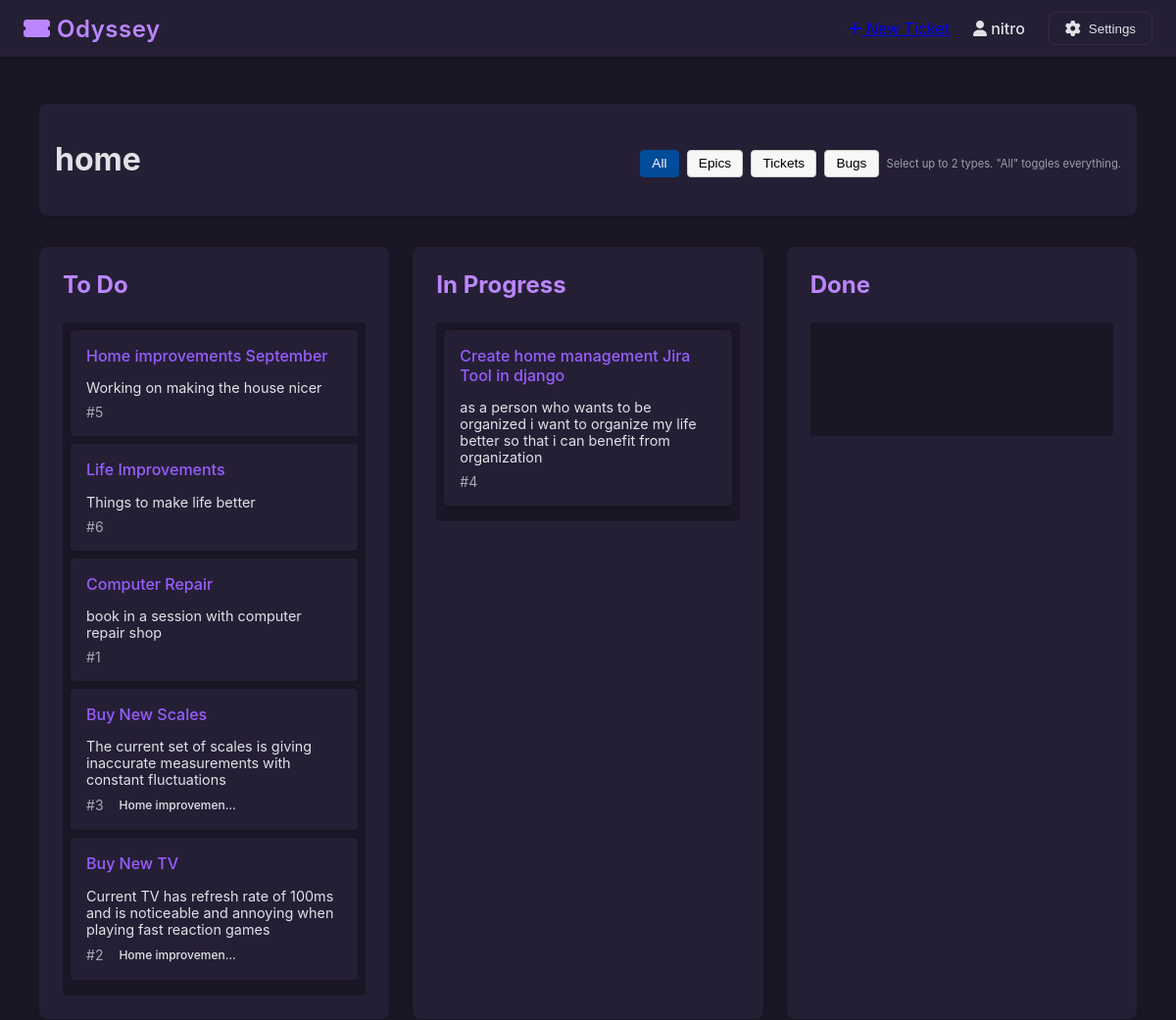
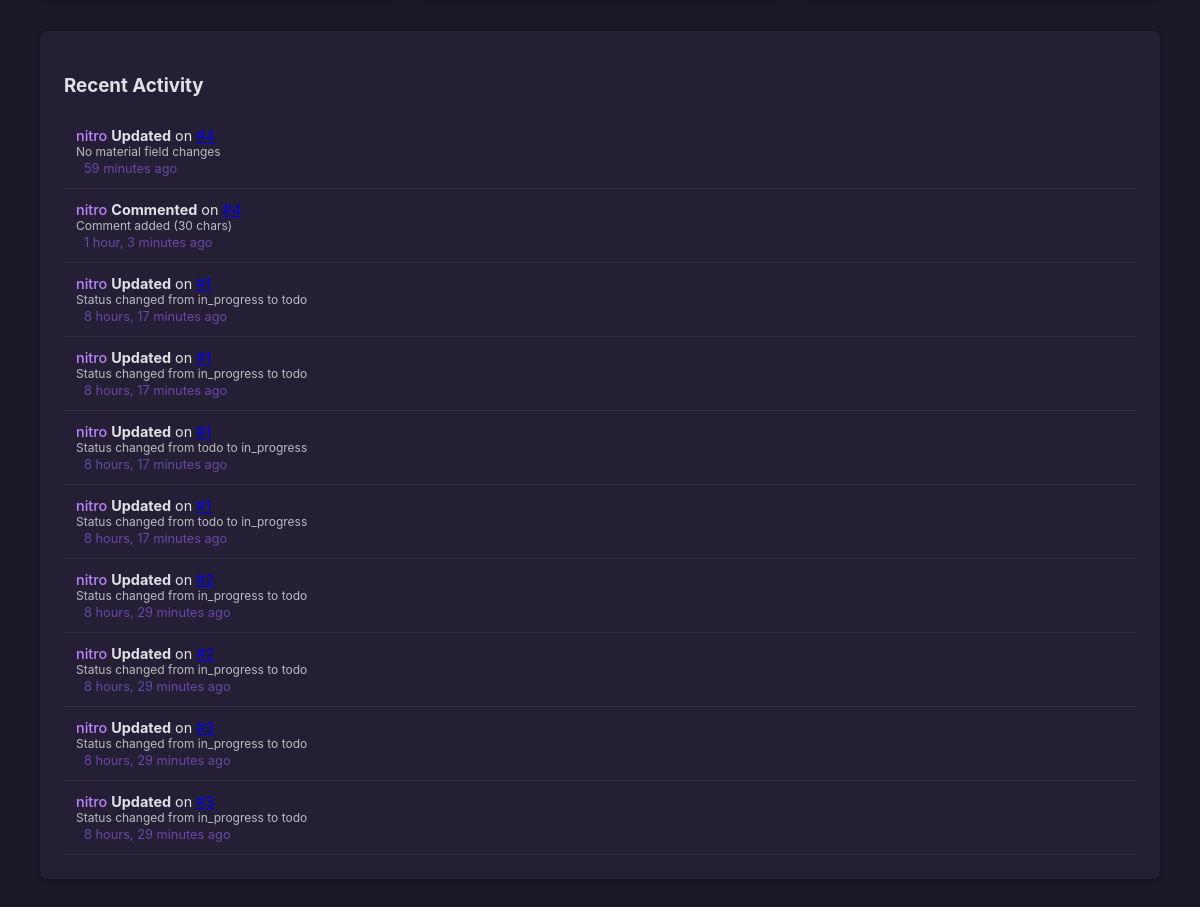
/board/1/ (signed in), run on the app's committed database (2 pictures, top to bottom).
### tickets/models.py (models this page shows, shortened)
class Board(models.Model):
	name = models.CharField(max_length=100)
	description = models.TextField(blank=True)
	created_at = models.DateTimeField(auto_now_add=True)

class Ticket(models.Model):
	STATUS_CHOICES = [
		('todo', 'To Do'),
		('in_progress', 'In Progress'),
		('done', 'Done'),
	]
	PRIORITY_CHOICES = [
		('low', 'Low'),
		('medium', 'Medium'),
		('high', 'High'),
	]
	TICKET_TYPE_CHOICES = [
		('epic', 'Epic'),
		('ticket', 'Ticket'),
		('bug', 'Bug'),
	]
	title = models.CharField(max_length=200)
	description = models.TextField(blank=True)
	status = models.CharField(max_length=20, choices=STATUS_CHOICES, default='todo')
	priority = models.CharField(max_length=10, choices=PRIORITY_CHOICES, default='medium')
	ticket_type = models.CharField(max_length=10, choices=TICKET_TYPE_CHOICES, default='ticket', db_index=True, help_text='Categorizes this ticket in the hierarchy.')
	sort_order = models.IntegerField(default=0, db_index=True)
	importance = models.IntegerField(default=1, help_text='1 (lowest) … 10 (highest). Multiplies with urgency for derived priority score.')
	urgency = models.IntegerField(default=1, help_text='1 (lowest) … 10 (highest). Multiplies with importance for derived priority score.')
	parent = models.ForeignKey('self', null=True, blank=True, related_name='children', on_delete=models.CASCADE, help_text='Parent ticket in hierarchy (Epic for tickets, Ticket for bugs).')
	related_tickets = models.ManyToManyField('self', blank=True, symmetrical=False, related_name='related_from', help_text='Non-hierarchical linked tickets.')
	board = models.ForeignKey(Board, related_name='tickets', on_delete=models.CASCADE)
	created_at = models.DateTimeField(auto_now_add=True)
	updated_at = models.DateTimeField(auto_now=True)
	assignee = models.ForeignKey('auth.User', null=True, blank=True, on_delete=models.SET_NULL)
	updated_by = models.ForeignKey('auth.User', null=True, blank=True, on_delete=models.SET_NULL, related_name='updated_tickets')

class TicketActivity(models.Model):
	ticket = models.ForeignKey('Ticket', on_delete=models.CASCADE, related_name='activities')
	user = models.ForeignKey('auth.User', null=True, on_delete=models.SET_NULL)
	activity_type = models.CharField(max_length=100)
	description = models.TextField(blank=True)
	timestamp = models.DateTimeField(auto_now_add=True)

### tickets/views.py (the view)
# urls.py: path('board/<int:board_id>/', views.board_view, name='board-view'),
@login_required
def board_view(request, board_id):
    board = get_object_or_404(Board, id=board_id)
    tickets = Ticket.objects.filter(board=board).order_by('sort_order')
    user_theme = None
    if hasattr(request.user, 'usertheme_set'):
        user_theme = request.user.usertheme_set.filter(is_public=True).order_by('-updated_at').first()
    grouped = {
        'tickets': tickets,
        'by_status': {
            'todo': tickets.filter(status='todo'),
            'in_progress': tickets.filter(status='in_progress'),
            'done': tickets.filter(status='done'),
        },
        'by_type': {
            'epic': tickets.filter(ticket_type='epic'),
            'ticket': tickets.filter(ticket_type='ticket'),
            'bug': tickets.filter(ticket_type='bug'),
        }
    }
    recent_activity = TicketActivity.objects.filter(ticket__board=board).select_related('ticket', 'user').order_by('-timestamp')[:10]
    return render(request, 'tickets/board.html', {
        'board': board,
        'grouped': grouped,
        'recent_activity': recent_activity,
        'user_theme': user_theme
    })

### tickets/templates/tickets/board.html (shortened to what this page needs)
{% extends 'tickets/base.html' %}
{% load static %}
{% block extra_css %}
<link rel="stylesheet" href="{% static 'tickets/css/board.css' %}">
{% endblock %}
{% block content %}
<div class="board-container">
    <div class="board-header">
        <h1>{{ board.name }}</h1>
        <div class="ticket-type-filters">
            <button type="button" class="filter-btn active" data-filter="all">All</button>
            <button type="button" class="filter-btn" data-filter="epic">Epics</button>
            <button type="button" class="filter-btn" data-filter="ticket">Tickets</button>
            <button type="button" class="filter-btn" data-filter="bug">Bugs</button>
            <small class="filter-hint">Select up to 2 types. "All" toggles everything.</small>
        </div>
    </div>
    <div class="board-columns">
        <div class="board-column" data-status="todo">
            <h2>To Do</h2>
            <div class="ticket-list" ondrop="handleDrop(event)" ondragover="handleDragOver(event)" ondragleave="handleDragLeave(event)">
                {% for ticket in grouped.by_status.todo %}
                    {% include 'tickets/ticket_card.html' %}
                {% endfor %}
            </div>
        </div>
        <div class="board-column" data-status="in_progress">
            <h2>In Progress</h2>
            <div class="ticket-list" ondrop="handleDrop(event)" ondragover="handleDragOver(event)" ondragleave="handleDragLeave(event)">
                {% for ticket in grouped.by_status.in_progress %}
                    {% include 'tickets/ticket_card.html' %}
                {% endfor %}
            </div>
        </div>
        <div class="board-column" data-status="done">
            <h2>Done</h2>
            <div class="ticket-list" ondrop="handleDrop(event)" ondragover="handleDragOver(event)" ondragleave="handleDragLeave(event)">
            </div>
        </div>
    </div>
    <div class="activity-panel">
        <h3>Recent Activity</h3>
        <div class="activity-list">
            {% for activity in recent_activity %}
            <div class="activity-item">
                <span class="activity-user">{{ activity.user.username|default:'(system)' }}</span>
                <strong>{{ activity.activity_type|title }}</strong>
                on <a href="{% url 'tickets:ticket-edit' activity.ticket.id %}">#{{ activity.ticket.id }}</a>
                <div class="activity-desc" style="font-size:.75rem; opacity:.8;">{{ activity.description|default:'(no details)' }}</div>
                <span class="activity-time">{{ activity.timestamp|timesince }} ago</span>
            </div>
            {% empty %}
            <div class="activity-item" style="opacity:.6;">No recent activity.</div>
            {% endfor %}
        </div>
    </div>
</div>
{% endblock %}

### tickets/templates/tickets/base.html (shortened to what this page needs)
<!DOCTYPE html>
<html>
<head>
    {% load static %}
    <link rel="stylesheet" href="https://cdnjs.cloudflare.com/ajax/libs/font-awesome/6.0.0/css/all.min.css">
    <link rel="stylesheet" href="{% static 'tickets/css/base.css' %}">
    {% block extra_css %}{% endblock %}
</head>
<body>
    <nav class="main-nav">
        <div class="nav-content">
            <a href="{% url 'home' %}" class="nav-brand">
                <i class="fas fa-ticket-alt"></i>
                Odyssey
            </a>
            <div class="nav-links">
                {% if board %}
                <a href="{% url 'tickets:ticket_new' board.id %}" class="nav-action btn-small new-ticket-nav">
                    <i class="fas fa-plus"></i>
                </a>
                {% endif %}
                {% if user.is_authenticated %}
                    <span class="user-name">
                        <i class="fas fa-user"></i>
                        {{ user.username }}
                    </span>
                    <div class="settings-dropdown">
                        <button class="settings-btn">
                            <i class="fas fa-cog"></i>
                            Settings
                        </button>
                    </div>
                {% else %}
                    <a href="{% url 'admin:login' %}" class="login-btn">
                        <i class="fas fa-sign-in-alt"></i>
                        Login
                    </a>
                {% endif %}
            </div>
        </div>
    </nav>
    <main class="content">
        {% block content %}{% endblock %}
    </main>
</body>
</html>

### tickets/templates/tickets/ticket_card.html
{% load static %}
<div class="ticket"
    draggable="true"
    ondragstart="handleDragStart(event)"
    id="ticket-{{ ticket.id }}"
    data-ticket-id="{{ ticket.id }}"
    data-ticket-type="{{ ticket.ticket_type }}"
    data-priority="{{ ticket.priority|default:1000 }}">
    <div class="ticket-header">
        <a href="{% url 'tickets:ticket-edit' ticket.id %}" class="ticket-title" draggable="false">{{ ticket.title }}</a>
    </div>
    <p class="ticket-desc">{{ ticket.description }}</p>
    <div class="ticket-meta">
        <span class="ticket-id" draggable="false">#{{ ticket.id }}</span>
        {% if ticket.ticket_type != 'epic' and ticket.parent %}
        <span class="ticket-parent-badge" draggable="false">
            {{ ticket.parent.title }}
        </span>
        {% endif %}
    </div>
</div>

### tickets/static/tickets/css/base.css (style rules this page uses)
body { margin: 0; font-family: -apple-system, BlinkMacSystemFont, 'Segoe UI', Roboto, 'Helvetica Neue', Arial, sans-serif; background-color: var(--background-color); color: var(--text-color); min-height: 100vh; }
.main-nav { background-color: var(--surface-color); box-shadow: 0 2px 4px rgba(0, 0, 0, 0.2); padding: 0.75rem 1.5rem; position: sticky; top: 0; z-index: 1000; }
.nav-content { max-width: 1200px; margin: 0 auto; display: flex; justify-content: space-between; align-items: center; }
.nav-brand { color: var(--primary-color); text-decoration: none; font-size: 1.5rem; font-weight: 600; letter-spacing: 0.5px; transition: color 0.2s ease; }
.nav-links { display: flex; align-items: center; gap: 1.5rem; }
.settings-dropdown { position: relative; }
.settings-btn { background: transparent; border: 1px solid var(--border-color); color: var(--text-color); padding: 0.5rem 1rem; border-radius: 6px; cursor: pointer; display: flex; align-items: center; gap: 0.5rem; transition: all 0.2s ease; }
.settings-btn i { font-size: 1rem; }
.user-name { color: var(--text-color); font-weight: 500; }
.content { max-width: 1200px; margin: 2rem auto; padding: 0 1.5rem; }

### tickets/static/tickets/css/board.css (style rules this page uses)
.board-container { max-width: 1400px; margin: 0 auto; padding: 1rem; background-color: var(--background-color); }
.board-header { display: flex; justify-content: space-between; align-items: center; margin-bottom: 2rem; padding: 1rem; background: var(--surface-color); border-radius: 8px; box-shadow: 0 2px 4px rgba(0, 0, 0, 0.1); }
.board-columns { display: grid; grid-template-columns: repeat(3, 1fr); gap: 1.5rem; }
.board-column { background-color: var(--surface-color); border-radius: 8px; padding: 1.5rem; box-shadow: 0 2px 4px rgba(0,0,0,0.1); }
.board-column h2 { margin: 0 0 1.5rem 0; color: var(--primary-color); }
.ticket-list { min-height: 100px; padding: 0.5rem; background-color: var(--background-color); border-radius: 4px; transition: background-color 0.2s; }
.ticket { background-color: var(--surface-color); border-radius: 4px; padding: 1rem; margin-bottom: 0.5rem; cursor: move; box-shadow: 0 1px 3px rgba(0,0,0,0.1); transition: transform 0.2s, box-shadow 0.2s; }
.ticket-header { margin-bottom: 0.5rem; }
.ticket-title { color: var(--accent-color); text-decoration: none; font-weight: 500; }
.ticket-desc { color: var(--text-color); font-size: 0.9rem; margin-bottom: 0.5rem; }
.ticket-meta { display: flex; align-items: center; gap: 0.5rem; margin-top: 0.5rem; font-size: 0.875rem; }
.ticket-id { color: var(--text-color); opacity: 0.7; }
.ticket-parent-badge { padding: 2px 8px; border-radius: 12px; font-size: 0.75rem; font-weight: 500; color: var(--text-color); white-space: nowrap; overflow: hidden; text-overflow: ellipsis; max-width: 120px; }
.activity-panel { margin-top: 2rem; background-color: var(--surface-color); border-radius: 8px; padding: 1.5rem; box-shadow: 0 2px 4px rgba(0,0,0,0.1); }
.activity-list { margin-top: 1rem; }
.activity-item { padding: 0.75rem; border-bottom: 1px solid var(--border-color); font-size: 0.9rem; }
.activity-user { font-weight: 500; color: var(--primary-color); }
.activity-time { color: var(--secondary-color); font-size: 0.8rem; margin-left: 0.5rem; }

### tickets/templates/tickets/base.html (style rules this page uses)
:root { --primary-color: #bb86fc; --secondary-color: #6649a8; --background-color: #1a1625; --surface-color: #251f35; --text-color: #e1e1e6; --accent-color: #985eff; --border-color: #332b45; --danger-color: #cf6679; --success-color: #03dac6; --info-color: #8bb4fe; }

### tickets/templates/tickets/board.html (style rules this page uses)
.ticket-type-filters { display:flex; align-items:center; gap:.5rem; flex-wrap:wrap; margin-top:.5rem; }
.ticket-type-filters .filter-btn { border:1px solid #ccc; background:#f7f7f7; padding:.35rem .7rem; border-radius:4px; cursor:pointer; font-size:.85rem; }
.ticket-type-filters .filter-btn.active { background:#004b9a; color:#fff; border-color:#004b9a; }
.ticket-type-filters .filter-hint { font-size:.7rem; opacity:.65; }

### data on the page
Board: name "home"
Ticket: title "Home improvements September", description "Working on making the house nicer", id "5"
Ticket: title "Life Improvements", description "Things to make life better", id "6"
Ticket: title "Computer Repair", description "book in a session with computer repair shop", id "1"
Ticket: title "Buy New Scales", description "The current set of scales is giving inaccurate measurements with constant fluctuations", id "3", parent "Home improvemen…"
Ticket: title "Buy New TV", description "Current TV has refresh rate of 100ms and is noticeable and annoying when playing fast reaction games", id "2", parent "Home improvemen…"
Ticket: title "Create home management Jira Tool in django", description "as a person who wants to be organized i want to organize my life better so that i can benefit from organization", id "4"
TicketActivity: user.username "nitro", activity_type "Updated", description "No material field changes", timestamp "59 minutes"
TicketActivity: user.username "nitro", activity_type "Commented", description "Comment added (30 chars)", timestamp "1 hour, 3 minutes"
TicketActivity: user.username "nitro", activity_type "Updated", description "Status changed from in_progress to todo", timestamp "8 hours, 17 minutes"
TicketActivity: user.username "nitro", activity_type "Updated", description "Status changed from in_progress to todo", timestamp "8 hours, 17 minutes"
TicketActivity: user.username "nitro", activity_type "Updated", description "Status changed from todo to in_progress", timestamp "8 hours, 17 minutes"
TicketActivity: user.username "nitro", activity_type "Updated", description "Status changed from todo to in_progress", timestamp "8 hours, 17 minutes"
TicketActivity: user.username "nitro", activity_type "Updated", description "Status changed from in_progress to todo", timestamp "8 hours, 29 minutes"
TicketActivity: user.username "nitro", activity_type "Updated", description "Status changed from in_progress to todo", timestamp "8 hours, 29 minutes"
TicketActivity: user.username "nitro", activity_type "Updated", description "Status changed from in_progress to todo", timestamp "8 hours, 29 minutes"
TicketActivity: user.username "nitro", activity_type "Updated", description "Status changed from in_progress to todo", timestamp "8 hours, 29 minutes"

### other printed values
{{ user.username }} "nitro"
